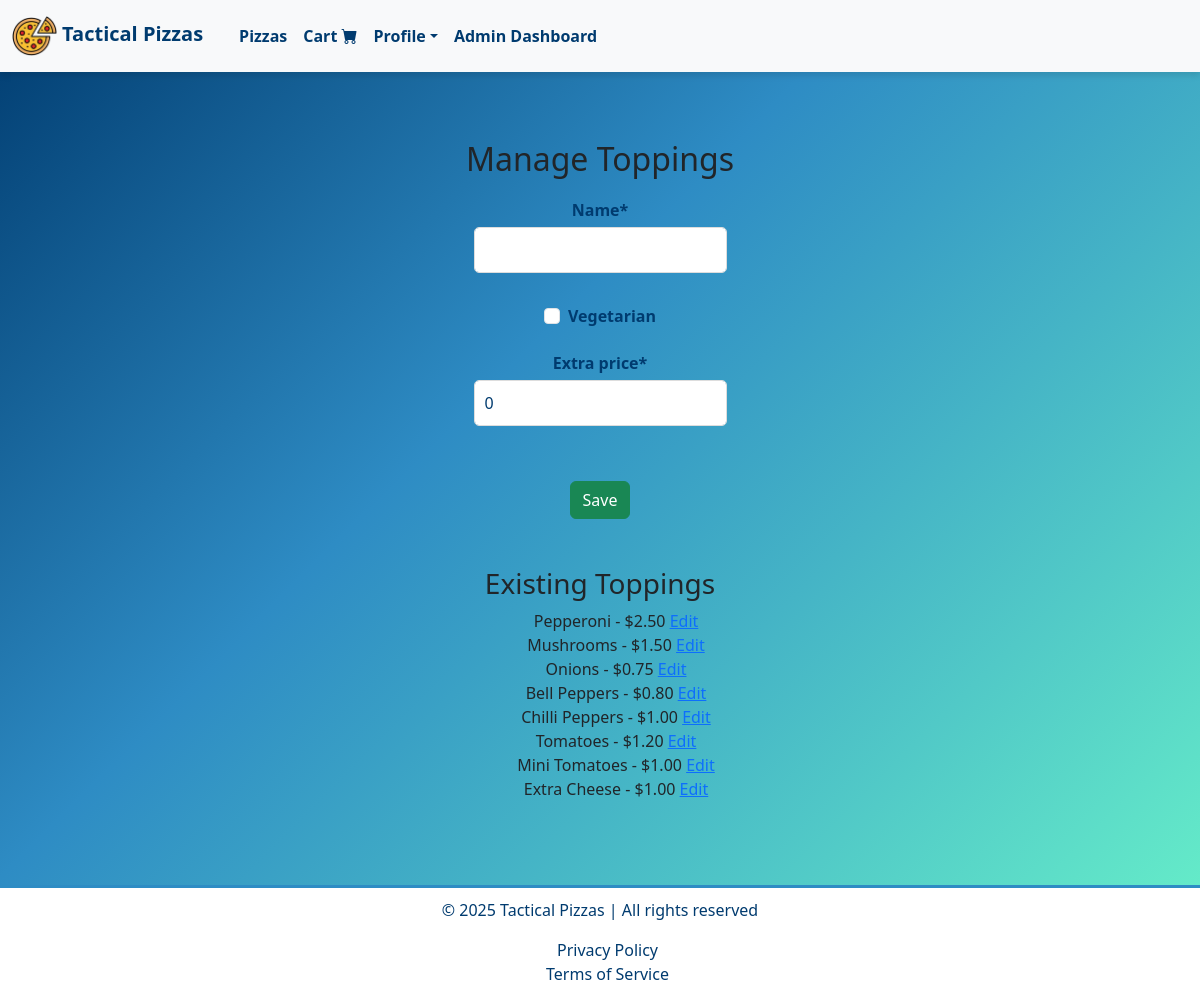
The page /products/staff/manage_toppings/ (signed in) on the database as committed earlier.
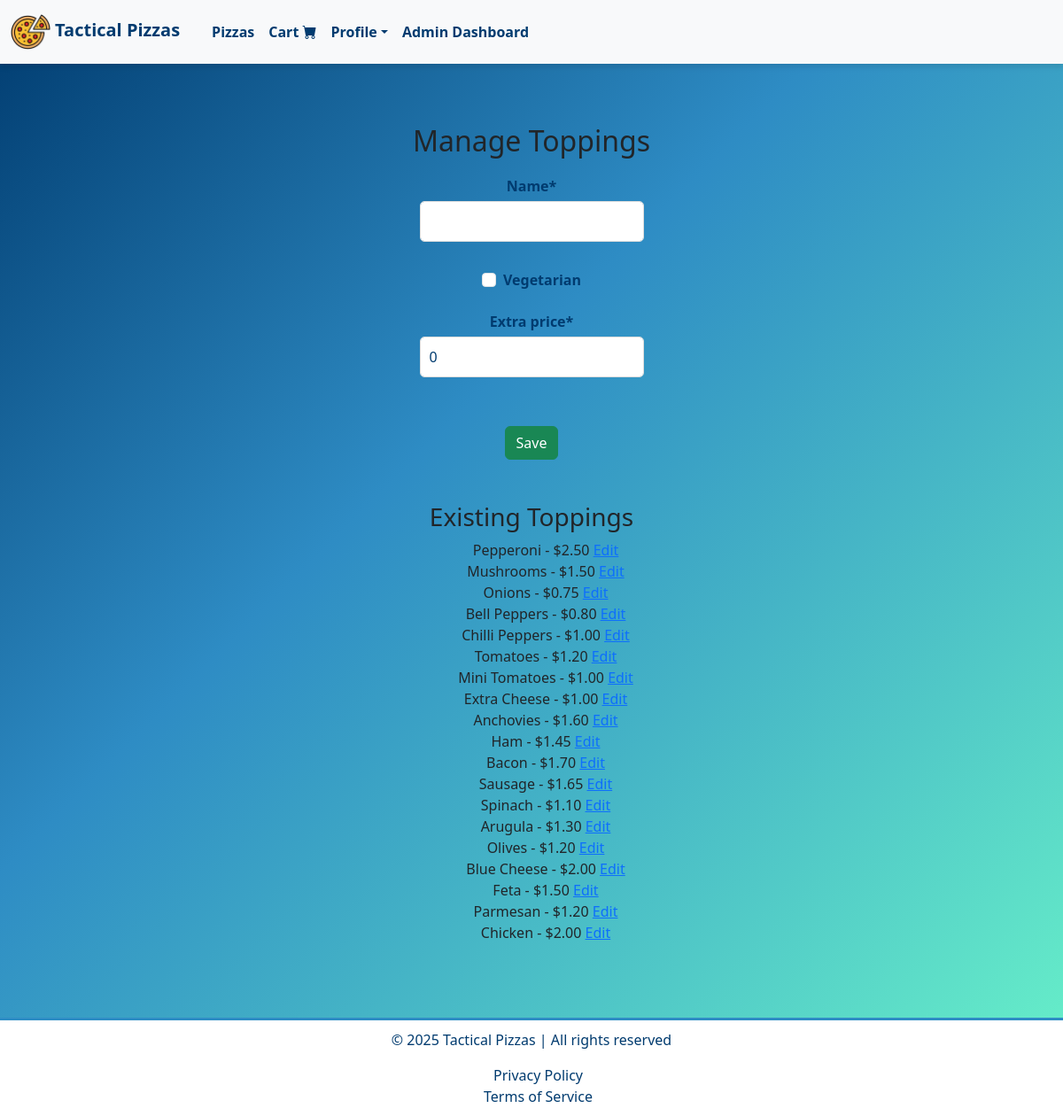
The same page on the database as committed later.
### products/models.py (models this page shows, shortened)
class Topping(models.Model):
    name = models.CharField(max_length=50)
    vegetarian = models.BooleanField(default=False)
    extra_price = models.DecimalField(max_digits=5, decimal_places=2, default=0)
    topping_id = models.CharField(max_length=10, unique=True, blank=True, editable=False)

### products/views.py (the view)
# urls.py: path('staff/manage_toppings/', views.manage_toppings, name='manage_toppings'),
@cache_control(no_cache=True, must_revalidate=True, no_store=True)
@user_passes_test(staff_required)
def manage_toppings(request):
    if request.method == "POST":
        form = ToppingForm(request.POST)
        if form.is_valid():
            form.save()
            messages.success(request, "Topping saved successfully.")
            return redirect('manage_toppings')
    else:
        form = ToppingForm()
    toppings = Topping.objects.all()
    return render(request, 'staff/manage_toppings.html', {
        'form': form,
        'toppings': toppings,
    })

### products/views.py (called while the page is built)
def staff_required(user):
    return user.is_staff

### register/context_processors.py (called while the page is built)
def auth_forms(request):
    return {
        'login_form': AuthenticationForm(),
        'register_form': NewUserForm(),
    }

def update_profile_form(request):
    if request.user.is_authenticated:
        return {'update_profile_form': UserProfileUpdateForm(instance=request.user)}
    return {}

### products/templates/staff/manage_toppings.html (shortened to what this page needs)
{% extends "layout.html" %}
{% load static %}
{% load crispy_forms_tags %}
{% block navbar %}
    {% include "navbar.html" %}
{% endblock %}
{% block body %}
<div class="container my-5">
    <h2>Manage Toppings</h2>
    <form method="post" class="custom-form">
        {{ form|crispy }}
        <button type="submit" class="btn btn-success">Save</button>
    </form>
    <h3 class="mt-5">Existing Toppings</h3>
    <ul>
        {% for topping in toppings %}
        <div>{{ topping.name }} - ${{ topping.extra_price }}
            <a href="{% url 'edit_topping' topping.id %}">Edit</a>
        </div>
        {% endfor %}
    </ul>
</div>
{% endblock %}
{% block footer %}
    {% include "footer.html" %}
{% endblock %}

### templates/layout.html (shortened to what this page needs)
{% load static %}
<!DOCTYPE html>
<html lang="en">
<head>
    <link href="https://cdn.jsdelivr.net/npm/bootstrap-icons/font/bootstrap-icons.css" rel="stylesheet">
    <link rel="stylesheet" href="{% static 'css/styles.css' %}">
    <link href="https://cdn.jsdelivr.net/npm/bootstrap@5.3.0-alpha1/dist/css/bootstrap.min.css" rel="stylesheet">
    <link href="https://cdn.jsdelivr.net/npm/bootstrap@5.3.0/dist/css/bootstrap.min.css" rel="stylesheet">
</head>
<body>
    {% block navbar %}
    {% endblock %}
    {% block body %}
    {% endblock %}
    {% block footer %}
    {% endblock %}
</body>
</html>

### templates/navbar.html (shortened to what this page needs)
{% load static %}
{% block navbar %}
<nav class="sticky-top navbar navbar-expand-lg navbar-light bg-light" role="navigation" aria-label="Main navigation">
    <a class="navbar-brand" href="{% url 'home' %}" aria-label="Tactical Pizzas Homepage">
        <img src="/static/Images/logo.PNG" alt="Company Logo" style="height: 40px; vertical-align: middle;">
        <span class="ml-2">Tactical Pizzas</span>
    </a>
    <div class="collapse navbar-collapse" id="navbarNav">
        <ul class="navbar-nav ml-auto">
            <li class="nav-item">
                <a class="nav-link" href="{% url 'index' %}">Pizzas</a>
            </li>
            {% if user.is_authenticated %}
                <li class="nav-item">
                    <a class="nav-link" href="{% url 'cart' %}">Cart <i class="bi bi-cart-fill"></i></a>
                </li>
                <li class="nav-item dropdown">
                    <a class="nav-link dropdown-toggle" href="#" id="profileDropdown" role="button" data-bs-toggle="dropdown" aria-expanded="false">Profile</a>
                </li>
                {% if user.is_superuser %}
                <li class="nav-item">
                    <a class="nav-link" href="/admin/">Admin Dashboard</a>
                </li>
                {% endif %}
            {% endif %}
        </ul>
    </div>
</nav>
{% endblock %}

### templates/footer.html
{% load static %}
{% block footer %}
<footer class="footer">
    <p>&copy; 2025 Tactical Pizzas | All rights reserved</p>
    <a href="{% static 'files/Tactical Pizzas Privacy Policy.txt' %}" download>Privacy Policy</a> <br>
    <a href="{% static 'files/Tactical Pizzas Terms of Service.txt' %}" download>Terms of Service</a>
</footer>
{% endblock %}

### static/css/styles.css (style rules this page uses)
body { margin: 0; padding: 0; font-family: "Poppins", Arial, sans-serif; min-height: 100vh; position: relative; background: linear-gradient(135deg, #003b6f 0%, #2e8cc4 40%, #69f3c9 100%); }
.container { padding: 20px; border-radius: 10px; max-width: 600px; margin: 20px auto; position: relative; text-align: center; }
.navbar { background-color: #ffffff; color: #003b6f; box-shadow: 0 4px 6px rgba(0, 0, 0, 0.1); }
.navbar a { color: #003b6f; text-decoration: none; padding: 8px 12px; font-weight: bold; }
.footer { bottom: 0; left: 0; width: 100%; background-color: #ffffff; color: #003b6f; text-align: center; padding: 10px 0; z-index: 1000; border-top: 3px solid #2e8cc4; }
.footer a { color: #003b6f; margin-left: 15px; text-decoration: none; }
.btn-success { background-color: #28a745; color: #fff; }
.custom-form { margin: 20px auto; display: flex; flex-direction: column; align-items: center; justify-content: center; max-width: 400px; }
.custom-form .form-control { background-color: #ffffff; color: #003b6f; border: 1px solid #ddd; padding: 10px; font-size: 1rem; border-radius: 5px; width: 100%; max-width: 500px; margin-bottom: 15px; }
.custom-form label { color: #003b6f; font-weight: bold; margin-bottom: 5px; text-align: center; }
.custom-form .form-control::placeholder { color: #729f87; }

Rows that differ between the two databases and show on the page:
added Topping: name "Anchovies", extra_price "1.60"
added Topping: name "Ham", extra_price "1.45"
added Topping: name "Bacon", extra_price "1.70"
added Topping: name "Sausage", extra_price "1.65"
added Topping: name "Spinach", extra_price "1.10"
added Topping: name "Arugula", extra_price "1.30"
added Topping: name "Olives", extra_price "1.20"
added Topping: name "Blue Cheese", extra_price "2.00"
added Topping: name "Feta", extra_price "1.50"
added Topping: name "Parmesan", extra_price "1.20"
added Topping: name "Chicken", extra_price "2.00"
